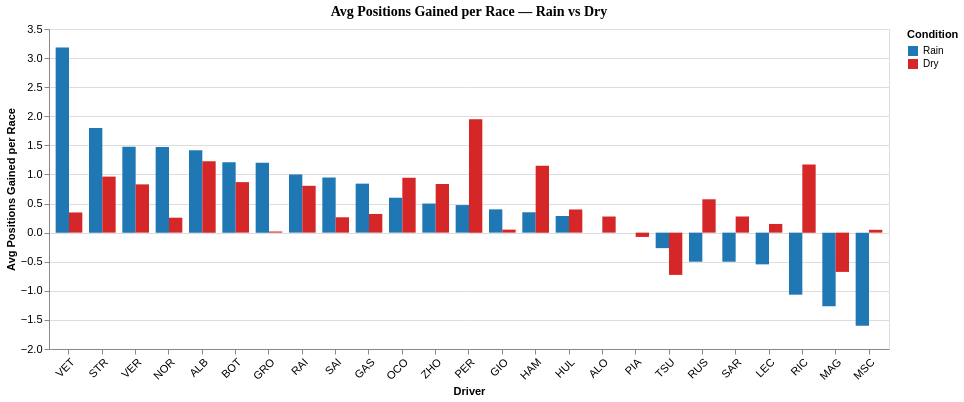

The notebook cell this image was saved under:
### Markdown cell above
#### Chart 5 — Average Positions Gained: Rain vs Dry

Higher = gains more positions during a race. Reveals overtaking ability under different conditions.

### Code cell
gains_long = pd.melt(
    comp.sort_values('RainAvgPositionsGained', ascending=False),
    id_vars=['Driver'],
    value_vars=['RainAvgPositionsGained', 'DryAvgPositionsGained'],
    var_name='Condition',
    value_name='AvgPositionsGained'
)
gains_long['Condition'] = gains_long['Condition'].map({
    'RainAvgPositionsGained': 'Rain',
    'DryAvgPositionsGained': 'Dry'
})

gains_order = comp.sort_values('RainAvgPositionsGained', ascending=False)['Driver'].tolist()

chart5 = alt.Chart(gains_long).mark_bar().encode(
    x=alt.X('Driver:N', sort=gains_order, title='Driver',
            axis=alt.Axis(labelAngle=-45)),
    y=alt.Y('AvgPositionsGained:Q', title='Avg Positions Gained per Race'),
    color=alt.Color('Condition:N',
                    scale=alt.Scale(domain=['Rain', 'Dry'],
                                    range=['#1f77b4', '#d62728']),
                    legend=alt.Legend(title='Condition')),
    xOffset='Condition:N',
    tooltip=['Driver', 'Condition', alt.Tooltip('AvgPositionsGained:Q', format='.2f')]
).properties(
    title='Avg Positions Gained per Race — Rain vs Dry',
    width=840,
    height=320
).configure_title(fontSize=14, font='Calibri').configure_axis(labelFontSize=11)

chart5

### Figure 1 — Vega-Lite specification as saved in the notebook (floating-point values rounded to 4 significant figures)
{"config": {"view": {"continuousWidth": 300, "continuousHeight": 300}, "axis": {"labelFontSize": 11}, "title": {"font": "Calibri", "fontSize": 14}}, "data": {"name": "data-a875b3077f8c080315c18e9ade0b98cd"}, "mark": {"type": "bar"}, "encoding": {"color": {"field": "Condition", "legend": {"title": "Condition"}, "scale": {"domain": ["Rain", "Dry"], "range": ["#1f77b4", "#d62728"]}, "type": "nominal"}, "tooltip": [{"field": "Driver", "type": "nominal"}, {"field": "Condition", "type": "nominal"}, {"field": "AvgPositionsGained", "format": ".2f", "type": "quantitative"}], "x": {"axis": {"labelAngle": -45}, "field": "Driver", "sort": ["VET", "STR", "VER", "NOR", "ALB", "BOT", "GRO", "RAI", "SAI", "GAS", "OCO", "ZHO", "PER", "GIO", "HAM", "HUL", "ALO", "PIA", "TSU", "RUS", "SAR", "LEC", "RIC", "MAG", "MSC"], "title": "Driver", "type": "nominal"}, "xOffset": {"field": "Condition", "type": "nominal"}, "y": {"field": "AvgPositionsGained", "title": "Avg Positions Gained per Race", "type": "quantitative"}}, "height": 320, "title": "Avg Positions Gained per Race — Rain vs Dry", "width": 840, "$schema": "https://vega.github.io/schema/vega-lite/v6.1.0.json", "datasets": {"data-a875b3077f8c080315c18e9ade0b98cd": [{"Driver": "VET", "Condition": "Rain", "AvgPositionsGained": 3.182}, {"Driver": "STR", "Condition": "Rain", "AvgPositionsGained": 1.8}, {"Driver": "VER", "Condition": "Rain", "AvgPositionsGained": 1.476}, {"Driver": "NOR", "Condition": "Rain", "AvgPositionsGained": 1.471}, {"Driver": "ALB", "Condition": "Rain", "AvgPositionsGained": 1.417}, {"Driver": "BOT", "Condition": "Rain", "AvgPositionsGained": 1.211}, {"Driver": "GRO", "Condition": "Rain", "AvgPositionsGained": 1.2}, {"Driver": "RAI", "Condition": "Rain", "AvgPositionsGained": 1.0}, {"Driver": "SAI", "Condition": "Rain", "AvgPositionsGained": 0.9474}, {"Driver": "GAS", "Condition": "Rain", "AvgPositionsGained": 0.8421}, {"Driver": "OCO", "Condition": "Rain", "AvgPositionsGained": 0.6}, {"Driver": "ZHO", "Condition": "Rain", "AvgPositionsGained": 0.5}, {"Driver": "PER", "Condition": "Rain", "AvgPositionsGained": 0.4737}, {"Driver": "GIO", "Condition": "Rain", "AvgPositionsGained": 0.4}, {"Driver": "HAM", "Condition": "Rain", "AvgPositionsGained": 0.35}, {"Driver": "HUL", "Condition": "Rain", "AvgPositionsGained": 0.2857}, {"Driver": "ALO", "Condition": "Rain", "AvgPositionsGained": 0.0}, {"Driver": "PIA", "Condition": "Rain", "AvgPositionsGained": 0.0}, {"Driver": "TSU", "Condition": "Rain", "AvgPositionsGained": -0.2667}, {"Driver": "RUS", "Condition": "Rain", "AvgPositionsGained": -0.5}, {"Driver": "SAR", "Condition": "Rain", "AvgPositionsGained": -0.5}, {"Driver": "LEC", "Condition": "Rain", "AvgPositionsGained": -0.5455}, {"Driver": "RIC", "Condition": "Rain", "AvgPositionsGained": -1.067}, {"Driver": "MAG", "Condition": "Rain", "AvgPositionsGained": -1.267}, {"Driver": "MSC", "Condition": "Rain", "AvgPositionsGained": -1.6}, {"Driver": "VET", "Condition": "Dry", "AvgPositionsGained": 0.3469}, {"Driver": "STR", "Condition": "Dry", "AvgPositionsGained": 0.963}, {"Driver": "VER", "Condition": "Dry", "AvgPositionsGained": 0.8293}, {"Driver": "NOR", "Condition": "Dry", "AvgPositionsGained": 0.2568}, {"Driver": "ALB", "Condition": "Dry", "AvgPositionsGained": 1.228}, {"Driver": "BOT", "Condition": "Dry", "AvgPositionsGained": 0.8681}, {"Driver": "GRO", "Condition": "Dry", "AvgPositionsGained": 0.01923}, {"Driver": "RAI", "Condition": "Dry", "AvgPositionsGained": 0.8052}, {"Driver": "SAI", "Condition": "Dry", "AvgPositionsGained": 0.2642}, {"Driver": "GAS", "Condition": "Dry", "AvgPositionsGained": 0.321}, {"Driver": "OCO", "Condition": "Dry", "AvgPositionsGained": 0.9433}, {"Driver": "ZHO", "Condition": "Dry", "AvgPositionsGained": 0.8358}, {"Driver": "PER", "Condition": "Dry", "AvgPositionsGained": 1.95}, {"Driver": "GIO", "Condition": "Dry", "AvgPositionsGained": 0.05172}, {"Driver": "HAM", "Condition": "Dry", "AvgPositionsGained": 1.15}, {"Driver": "HUL", "Condition": "Dry", "AvgPositionsGained": 0.3981}, {"Driver": "ALO", "Condition": "Dry", "AvgPositionsGained": 0.2769}, {"Driver": "PIA", "Condition": "Dry", "AvgPositionsGained": -0.07353}, {"Driver": "TSU", "Condition": "Dry", "AvgPositionsGained": -0.7264}, {"Driver": "RUS", "Condition": "Dry", "AvgPositionsGained": 0.5733}, {"Driver": "SAR", "Condition": "Dry", "AvgPositionsGained": 0.2778}, {"Driver": "LEC", "Condition": "Dry", "AvgPositionsGained": 0.1491}, {"Driver": "RIC", "Condition": "Dry", "AvgPositionsGained": 1.172}, {"Driver": "MAG", "Condition": "Dry", "AvgPositionsGained": -0.675}, {"Driver": "MSC", "Condition": "Dry", "AvgPositionsGained": 0.04878}]}}
